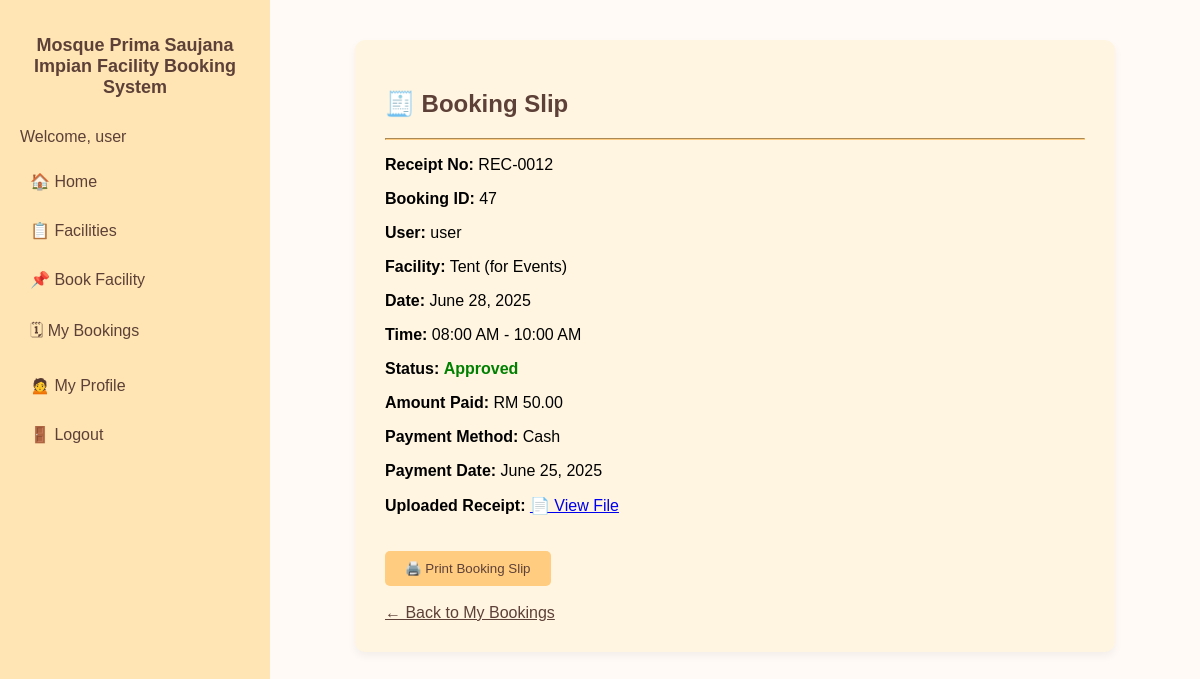
Screenshot of /mosque_booking_system/booking-slip/47/ (signed in) with the database file from the repository.
### booking/models.py (models this page shows, shortened)
class Payment(models.Model):
    PAYMENT_METHOD_CHOICES = [
        ('Cash', 'Cash'),
        ('Online Transfer', 'Online Transfer'),
        ('eWallet', 'eWallet'),
    ]
    booking = models.OneToOneField('Booking', on_delete=models.CASCADE, related_name='payment')
    amount = models.DecimalField(max_digits=8, decimal_places=2, validators=[MinValueValidator(0)])
    method = models.CharField(max_length=20, choices=PAYMENT_METHOD_CHOICES)
    payment_date = models.DateField(auto_now_add=True)
    receipt_file = models.FileField(upload_to='receipts/', null=True, blank=True)
    receipt_number = models.CharField(max_length=20, unique=True, blank=True)

class Booking(models.Model):
    EVENT_CHOICES = [
        ('Nikah', 'Nikah Ceremony'),
        ('Religious Class', 'Religious Class'),
        ('Community Event', 'Community Event'),
        ('Seminar', 'Seminar / Talk'),
        ('Workshop', 'Workshop / Training'),
        ('Other', 'Other Event'),
    ]
    STATUS_CHOICES = [
        ('Pending', 'Pending Approval'),
        ('Approved', 'Approved'),
        ('Rejected', 'Rejected'),
        ('Cancelled', 'Cancelled'),
    ]
    user = models.ForeignKey(User, on_delete=models.CASCADE, related_name='bookings')
    facility = models.ForeignKey(Facility, on_delete=models.CASCADE, related_name='bookings', limit_choices_to={'is_active': True})
    event_type = models.CharField(max_length=30, choices=EVENT_CHOICES, default='Religious Class')
    event_date = models.DateField()
    time_slot = models.CharField(max_length=20, choices=TIME_SLOTS)
    status = models.CharField(max_length=20, choices=STATUS_CHOICES, default='Pending')
    attendees = models.PositiveIntegerField(default=1)
    created_at = models.DateTimeField(auto_now_add=True)
    updated_at = models.DateTimeField(auto_now=True)
    class Meta:
        ordering = ['-event_date', 'facility']
        permissions = [
            ("can_approve_booking", "Can approve or reject bookings"),
            ("can_view_all_bookings", "Can see all bookings (not just own)"),
        ]

class Facility(models.Model):
    name = models.CharField(max_length=100)
    description = models.TextField()
    rate = models.DecimalField(  # per 2-hour session
        max_digits=6,
        decimal_places=2,
        validators=[MinValueValidator(0)],
        help_text="Rate per session (2 hours)"
    )
    full_day_rate = models.DecimalField(
        max_digits=6,
        decimal_places=2,
        validators=[MinValueValidator(0)],
        default=0.00,
        help_text="Flat rate for full-day bookings (08:00-22:00)"
    )
    is_active = models.BooleanField(default=True)

### booking/views.py (the view)
# urls.py: path('mosque_booking_system/booking-slip/<int:booking_id>/', views.booking_slip, name='booking_slip'),
@login_required
def booking_slip(request, booking_id):
    booking = get_object_or_404(Booking, id=booking_id, user=request.user)
    if not hasattr(booking, 'payment'):
        messages.error(request, "No payment found for this booking.")
        return redirect('booking:my_bookings')
    return render(request, 'booking/booking_slip.html', {'payment': booking.payment})

### booking/templates/booking/booking_slip.html (shortened to what this page needs)
{% extends 'booking/base.html' %}
{% load static %}
{% block content %}
<div style="max-width: 700px; margin: auto; background-color: #fff5e1; padding: 30px; border-radius: 10px; box-shadow: 0 4px 8px rgba(0,0,0,0.05);">
    <h2 style="color: #5d4037;">🧾 Booking Slip</h2>
    <hr style="border-color: #ffcc80;">
    <p><strong>Receipt No:</strong> {{ payment.receipt_number }}</p>
    <p><strong>Booking ID:</strong> {{ payment.booking.id }}</p>
    <p><strong>User:</strong> {{ payment.booking.user.username }}</p>
    <p><strong>Facility:</strong> {{ payment.booking.facility.name }}</p>
    <p><strong>Date:</strong> {{ payment.booking.event_date }}</p>
    <p><strong>Time:</strong>
        {% if payment.booking.time_slot == "08:00-22:00" %}
            Full Day (08:00–22:00)
        {% else %}
            {{ payment.booking.get_time_slot_display }}
        {% endif %}
    </p>
    <p><strong>Status:</strong>
        {% if payment.booking.status == "Approved" %}
            <span style="color: green; font-weight: bold;">Approved</span>
        {% elif payment.booking.status == "Rejected" %}
            <span style="color: red; font-weight: bold;">Rejected</span>
        {% else %}
            <span style="color: orange; font-weight: bold;">Pending</span>
        {% endif %}
    </p>
    <p><strong>Amount Paid:</strong> RM {{ payment.amount }}</p>
    <p><strong>Payment Method:</strong> {{ payment.method }}</p>
    <p><strong>Payment Date:</strong> {{ payment.payment_date }}</p>
    {% if payment.receipt_file %}
        <p><strong>Uploaded Receipt:</strong> <a href="{{ payment.receipt_file.url }}" target="_blank">📄 View File</a></p>
    {% endif %}
    <button onclick="window.print()" style="margin-top: 20px; background-color: #ffcc80; color: #5d4037; padding: 10px 20px; border: none; border-radius: 5px; cursor: pointer;">
        🖨️ Print Booking Slip
    </button>
    <br><br>
    <a href="{% url 'booking:my_bookings' %}" style="color: #5d4037;">← Back to My Bookings</a>
</div>
{% endblock %}

### booking/templates/booking/base.html (shortened to what this page needs)
{% load static %}
<!DOCTYPE html>
<html lang="en">
<head>
</head>
<body>
    <div class="sidebar">
        <h2>Mosque Prima Saujana Impian Facility Booking System</h2>
        {% if user.is_authenticated %}
            <p>Welcome, {{ user.username }}</p>
            <a href="{% url 'booking:home' %}">🏠 Home</a>
            <a href="{% url 'booking:facilities' %}">📋 Facilities</a>
            <a href="{% url 'booking:make_booking' %}">📌 Book Facility</a>
            <a href="{% url 'booking:my_bookings' %}">🗓 My Bookings</a>
            <a href="{% url 'booking:profile' %}">🙍 My Profile</a>
            <form method="post" action="{% url 'booking:logout' %}">
                <button type="submit" class="logout-btn">🚪 Logout</button>
            </form>
        {% else %}
            <a href="{% url 'booking:home' %}">🏠 Home</a>
            <a href="{% url 'booking:facilities' %}">📋 Facilities</a>
            <a href="{% url 'booking:login' %}">🔐 Login</a>
            <a href="{% url 'booking:register' %}">✍️ Register</a>
        {% endif %}
    </div>
    <div class="content">
        {% block content %}{% endblock %}
    </div>
</body>
</html>

### booking/templates/booking/base.html (style rules this page uses)
body { margin: 0; font-family: Arial, sans-serif; display: flex; min-height: 100vh; background-color: #fff8f0; }
.sidebar { width: 230px; background-color: #ffe5b4; color: #5d4037; padding: 20px; flex-shrink: 0; box-shadow: 2px 0 5px rgba(0, 0, 0, 0.1); }
.sidebar h2 { text-align: center; margin-bottom: 30px; font-size: 18px; }
.sidebar a, .sidebar form { display: block; margin: 10px 0; }
.sidebar a { color: #5d4037; text-decoration: none; padding: 10px; border-radius: 5px; transition: background 0.3s; }
.logout-btn { background: none; border: none; color: #5d4037; font-size: 16px; cursor: pointer; padding: 10px; text-align: left; width: 100%; border-radius: 5px; transition: background 0.3s; }
.content { flex-grow: 1; padding: 40px; background-color: #fffaf5; }

### rows the page displays
Payment: receipt_number "REC-0012", booking.id "47", booking.user.username "user", booking.facility.name "Tent (for Events)", booking.event_date "June 28, 2025", booking.time_slot "08:00 AM - 10:00 AM", amount "50.00", method "Cash", payment_date "June 25, 2025"

### other values shown
{{ user.username }} "user"
